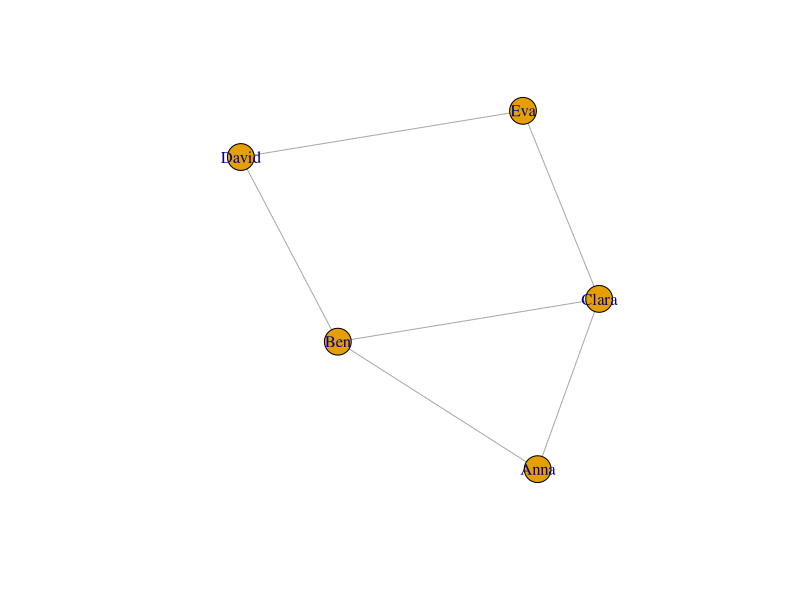
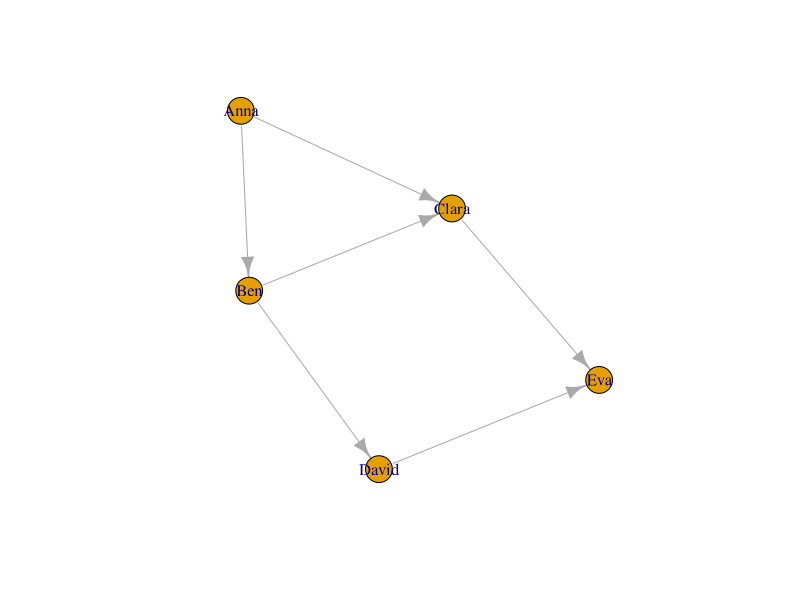
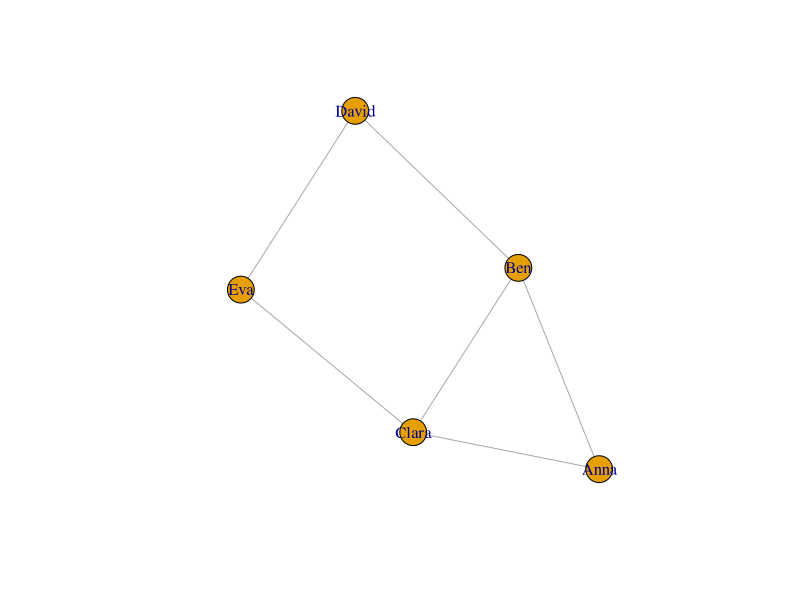

Reproduce these figures in R, in order.
## ---- chunk 1
library(igraph)
## ---- chunk 2
verbindungen <- data.frame(
  von = c("Anna", "Anna", "Ben", "Ben", "Clara", "David"),
  zu  = c("Ben", "Clara", "Clara", "David", "Eva", "Eva")
)

verbindungen
## ---- chunk 3
g_klein <- graph_from_data_frame(
  d = verbindungen,
  directed = FALSE
)

g_klein
## ---- chunk 4
g_ungerichtet <- graph_from_data_frame(
  verbindungen,
  directed = FALSE
)
## ---- chunk 5
g_gerichtet <- graph_from_data_frame(
  verbindungen,
  directed = TRUE
)
## ---- chunk 6
plot(g_ungerichtet)
## ---- chunk 7
plot(g_gerichtet)
## ---- chunk 8
personen <- data.frame(
  name   = c("Anna", "Ben", "Clara", "David", "Eva"),
  gruppe = c("A", "A", "A", "B", "B"),
  alter  = c(22, 24, 21, 25, 23)
)

personen
## ---- chunk 9
g_attr <- graph_from_data_frame(
  d = verbindungen,
  vertices = personen,
  directed = FALSE
)

V(g_attr)$gruppe
V(g_attr)$alter
## ---- chunk 10
A <- as_adjacency_matrix(g_klein, sparse = FALSE)
A
## ---- chunk 11
g_aus_matrix <- graph_from_adjacency_matrix(
  A,
  mode = "undirected",
  diag = FALSE
)

plot(g_aus_matrix)
## ---- chunk 12
A2 <- A %*% A
A2
## ---- chunk 13
# Gewichtete Adjazenzmatrix in eine 0/1-Matrix umwandeln
A_bin <- ifelse(A > 0, 1, 0)

# Wege mit Länge 1, 2 und 3 berechnen
wege_1 <- A_bin
wege_2 <- A_bin %*% A_bin
wege_3 <- A_bin %*% A_bin %*% A_bin

# Prüfen, ob mindestens ein Weg existiert
R <- (wege_1 + wege_2 + wege_3) > 0

# TRUE/FALSE in 1/0 umwandeln
ifelse(R, 1, 0)
## ---- chunk 14
A <- matrix(
  c(0, 1, 0, 0,
    0, 0, 1, 1,
    0, 0, 0, 1,
    0, 0, 0, 0),
  nrow = 4,
  byrow = TRUE
)
rownames(A) <- colnames(A) <- c("A", "B", "C", "D")
A
